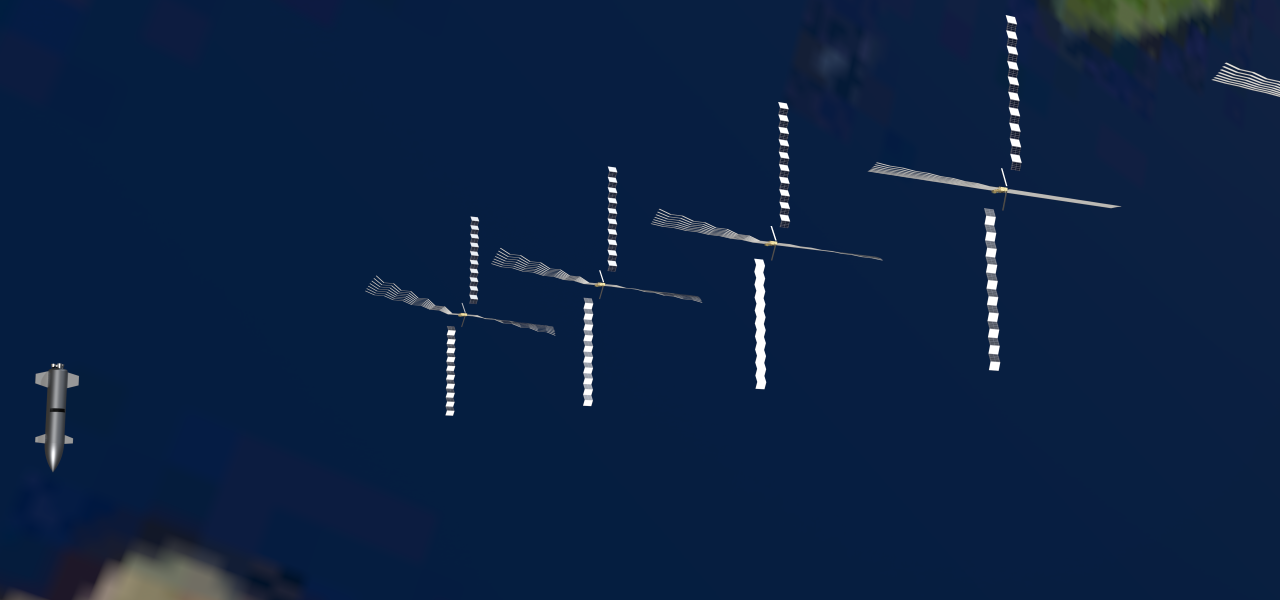
#> input picture replica/gtc_poster_r20/repro/poster_inputs/RELEASE_R11_K712_4K_CROP_fixed.png, 3840 x 1800 px, found by its file name (shown at 1/3 size)
$ python crop_release_r20.py ../poster_inputs/RELEASE_R11_K712_4K_CROP_fixed.png
#> lines starting #> are read from the running program, lines starting #| are printed output that depends on the picture
"""Reproduce the r20 release still: crop the rotation-fixed 4K release frame from the right only (owner request: show four
satellites, drop the partial fifth one and the empty space). Columns 0..3479 of 3840, full 1800-px height, pixels unchanged.
Usage: python tools/crop_release_r20.py [--check]   (run from repro/; --check only verifies the committed crop)"""
import sys
from pathlib import Path
import numpy as np
from PIL import Image
SRC=Path('poster_inputs/RELEASE_R11_K712_4K_CROP_fixed.png');DST=Path('poster_inputs/RELEASE_R11_K712_4K_CROP_fixed_r20right.png');W=3480
a=np.asarray(Image.open(SRC));assert a.shape[:2]==(1800,3840),a.shape
#> further down, a is the input picture: shape (1800, 3840, 3); mean R, G, B 11.8, 33.6, 66.3
crop=a[:,:W]
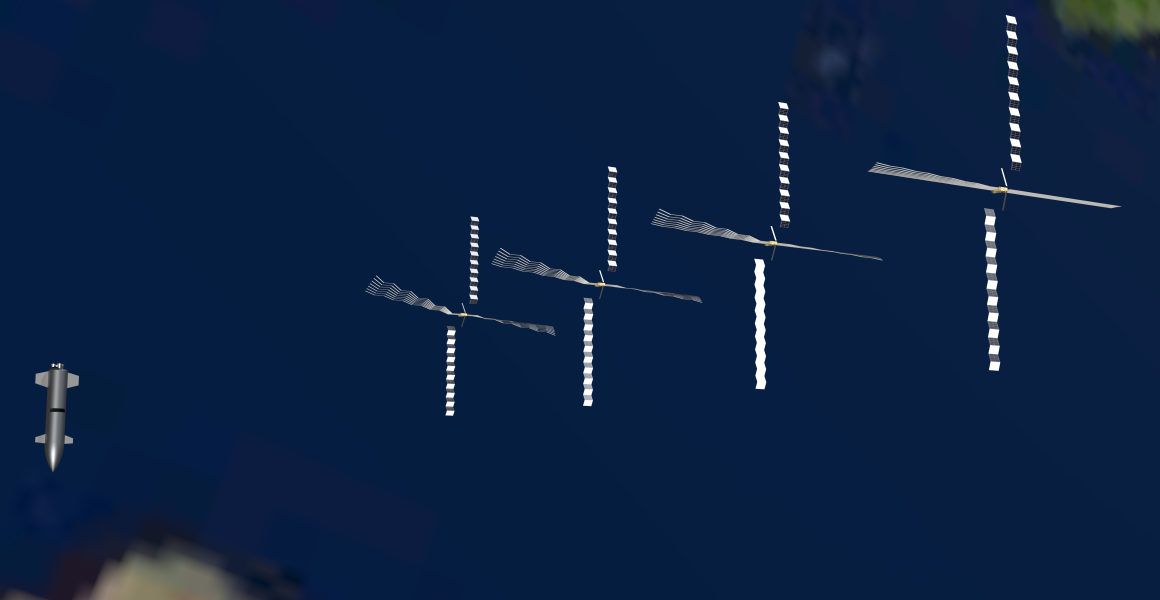
#> crop: shape (1800, 3480, 3) (shown at 1/3 size); mean R, G, B 11.6, 33.6, 66.4
if '--check' in sys.argv:
    b=np.asarray(Image.open(DST));assert b.shape==crop.shape and np.array_equal(b,crop),'committed crop differs';print('crop OK',b.shape)
else:
    Image.fromarray(crop).save(DST);print('wrote',DST,crop.shape)
#| wrote poster_inputs/RELEASE_R11_K712_4K_CROP_fixed_r20right.png (1800, 3480, 3)
